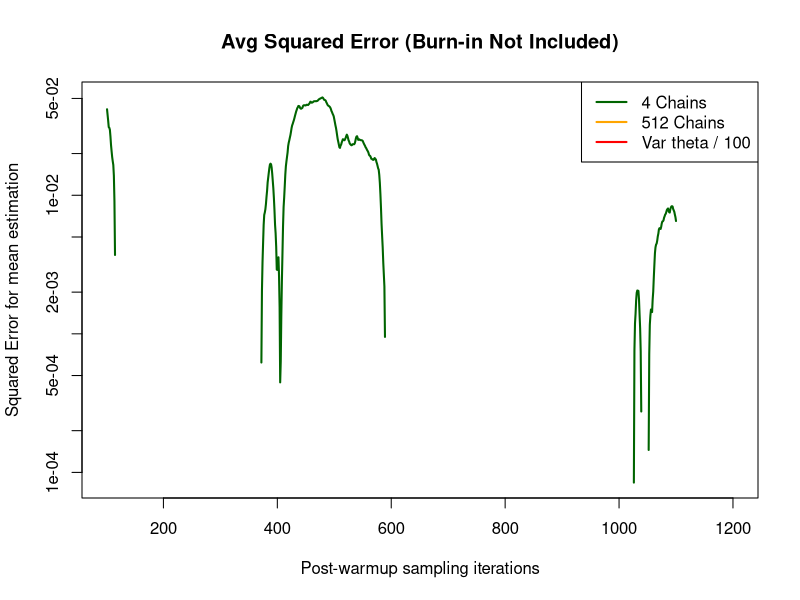
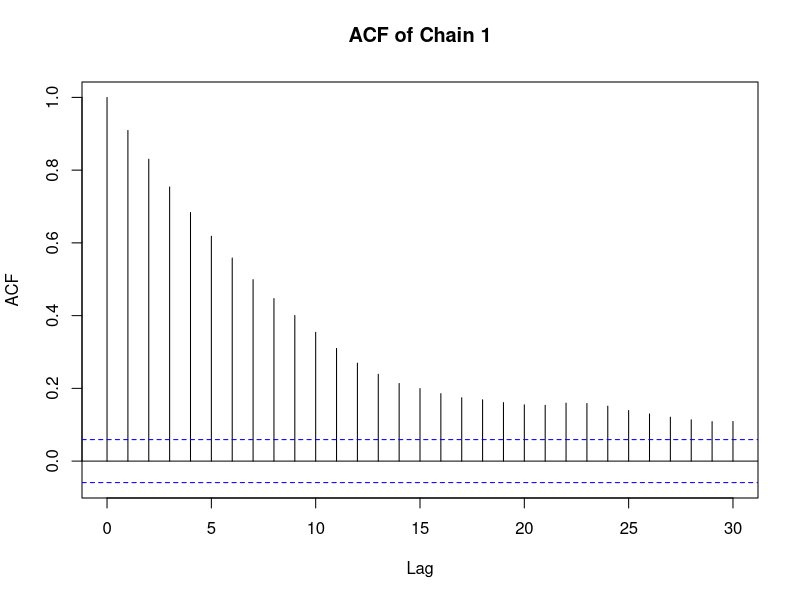
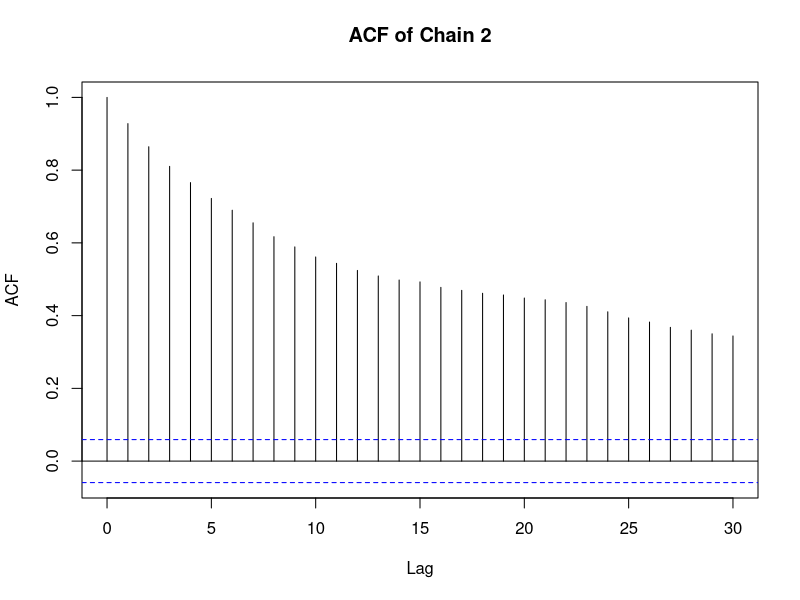
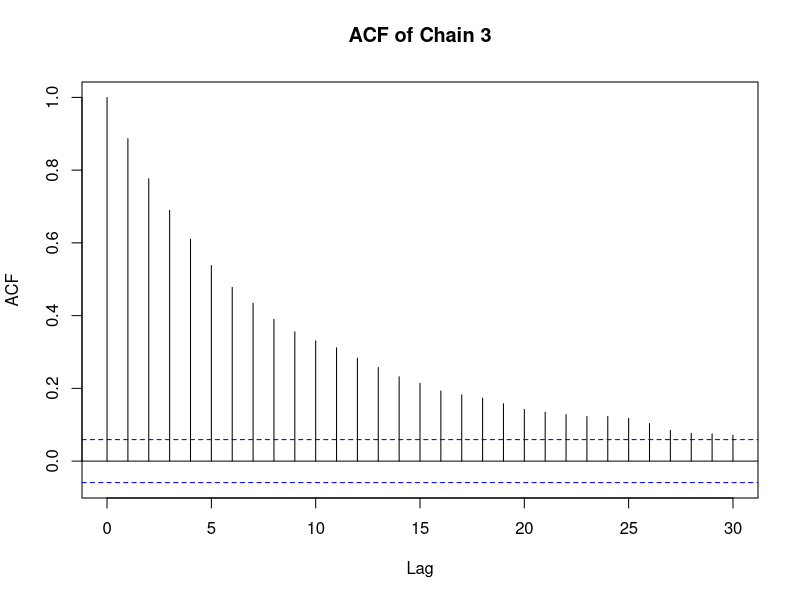
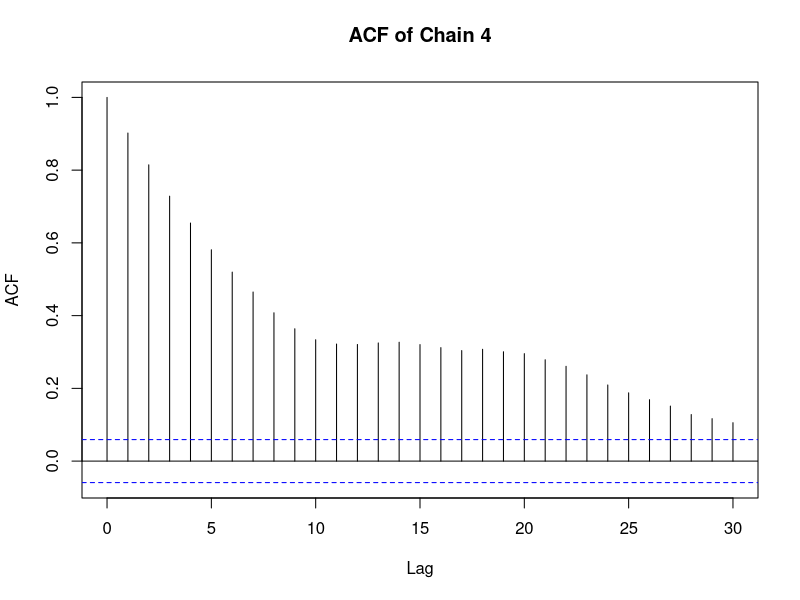

R code for these plots, in order:
# part II, replicate fig 1 with MCMC
# check the joint density
log_joint_density <- function(theta) {
  t1 <- theta[1]
  t2 <- theta[2]
  log_p_t1 <- dnorm(t1, 0, 1, log = TRUE)
  log_p_t2_given_t1 <- dnorm(t2, 0.03 * (t1^2 - 100), 1, log = TRUE)
  return(log_p_t1 + log_p_t2_given_t1)
}

# func for metropolis
run_metropolis_chain <- function(n_samples, init_theta, proposal_sd = 0.5) {
  # initialization phase
  samples <- matrix(NA, nrow = n_samples, ncol = 2)
  current_theta <- init_theta
  samples[1, ] <- current_theta
  
  for (i in 2:n_samples) {
    # proposal is theta1 at s + x, where x ~norm(0, 0.5)
    proposal_theta1 <- current_theta
    proposal_theta1[1] <- current_theta[1] + rnorm(1, mean = 0, sd = proposal_sd)
    # check r
    log_acc_ratio <- log_joint_density(proposal_theta1) - log_joint_density(current_theta)
    if (log(runif(1)) < log_acc_ratio) {
      current_theta[1] <- proposal_theta1[1]
    }
    
    # update theta2 by Gibbs
    mean_t2 <- 0.03 * (current_theta[1]^2 - 100)
    current_theta[2] <- rnorm(1, mean = mean_t2, sd = 1)
    # update the theta vector
    samples[i, ] <- current_theta
  }
  return(samples[, 1]) # Return only theta1 samples
}
run_metropolis_chain_2 <- function(n_samples, init_theta, proposal_sd = 0.5) {
  # initialization phase
  samples <- matrix(NA, nrow = n_samples, ncol = 2)
  current_theta <- init_theta
  samples[1, ] <- current_theta
  
  for (i in 2:n_samples) {
    # proposal is theta1 at s + x, where x ~norm(0, 0.5)
    proposal_theta1 <- current_theta
    proposal_theta1[1] <- current_theta[1] + rnorm(1, mean = 0, sd = proposal_sd)
    # check r
    log_acc_ratio <- log_joint_density(proposal_theta1) - log_joint_density(current_theta)
    if (log(runif(1)) < log_acc_ratio) {
      current_theta[1] <- proposal_theta1[1]
    }
    
    # update theta2 by Gibbs
    mean_t2 <- 0.03 * (current_theta[1]^2 - 100)
    current_theta[2] <- rnorm(1, mean = mean_t2, sd = 1)
    # update the theta vector
    samples[i, ] <- current_theta
  }
  return(samples[, 2]) # Return only theta1 samples
}
# actual sampling part:
set.seed(123)
B <- 100
n_samples <- 1100
n_chains_4 <- 4
n_chains_512 <- 512

theta1_matrix_4 <- matrix(NA, nrow = n_samples, ncol = n_chains_4)
theta1_matrix_4_1 <- matrix(NA, nrow = n_samples, ncol = n_chains_4)

theta1_matrix_512 <- matrix(NA, nrow = n_samples, ncol = n_chains_512)


init_point <- c(runif(1, -5, 5), runif(1, -5, 5)) 

for (j in 1:n_chains_4) {
  theta1_matrix_4[, j] <- run_metropolis_chain(n_samples, init_point, proposal_sd = 0.5)
}
# for (j in 1:n_chains_512) {
#   theta1_matrix_512[, j] <- run_metropolis_chain(n_samples, init_point, proposal_sd = 0.5)
# }

for (j in 1:n_chains_4) {
  theta1_matrix_4_1[, j] <- run_metropolis_chain_2(n_samples, init_point, proposal_sd = 0.5)
}
# get squared error
se_matrix_4 <- matrix(NA, nrow = n_samples, ncol = n_chains_4)
for (j in 1:n_chains_4) {
  se_matrix_4[, j] <- cumsum(theta1_matrix_4[, j]) / (1:n_samples)
}
se_matrix_4_1 <- matrix(NA, nrow = n_samples, ncol = n_chains_4)
for (j in 1:n_chains_4) {
  se_matrix_4_1[, j] <- cumsum(theta1_matrix_4_1[, j]) / (1:n_samples)
}

avg_squared_error_4 <- rowMeans(se_matrix_4)


se_matrix_512 <- matrix(NA, nrow = n_samples, ncol = n_chains_512)
for (j in 1:n_chains_512) {
  running_mean <- cumsum(theta1_matrix_512[, j]) / (1:n_samples)
  se_matrix_512[, j] <- (running_mean - 0)^2 
}
avg_squared_error_512 <- rowMeans(se_matrix_512)

avg_squared_error_4 <- avg_squared_error_4[B+1:n_samples]

plot(B+1:n_samples,avg_squared_error_4, 
     type = "l", col = "darkgreen", lwd = 2,
     #ylim = range(c(1.5, avg_squared_error_4)),
     main = "Avg Squared Error (Burn-in Not Included)",
     xlab = "Post-warmup sampling iterations", 
     ylab = "Squared Error for mean estimation",
     log='y')
# tick_positions <- c(1, 0.01, 0.0001)
# tick_labels <- expression(10^0, 10^-2, 10^-4)
# axis(side = 2, at = tick_positions, labels = tick_labels, las = 1)
# 2. Add the second line on top using lines()
lines(100:1100, avg_squared_error_512[100:1100], 
      col = "orange", lwd = 2)
abline(h = 1, lty = 2, col="red") 
# 3. Add a legend so you know which line is which
legend("topright", legend = c("4 Chains", "512 Chains", "Var theta / 100"),
       col = c("darkgreen", "orange", "red"), lwd = 2)


acf(theta1_matrix_4[,1], main = "ACF of Chain 1")
acf(theta1_matrix_4[,2], main = "ACF of Chain 2")
acf(theta1_matrix_4[,3], main = "ACF of Chain 3")
acf(theta1_matrix_4[,4], main = "ACF of Chain 4")
